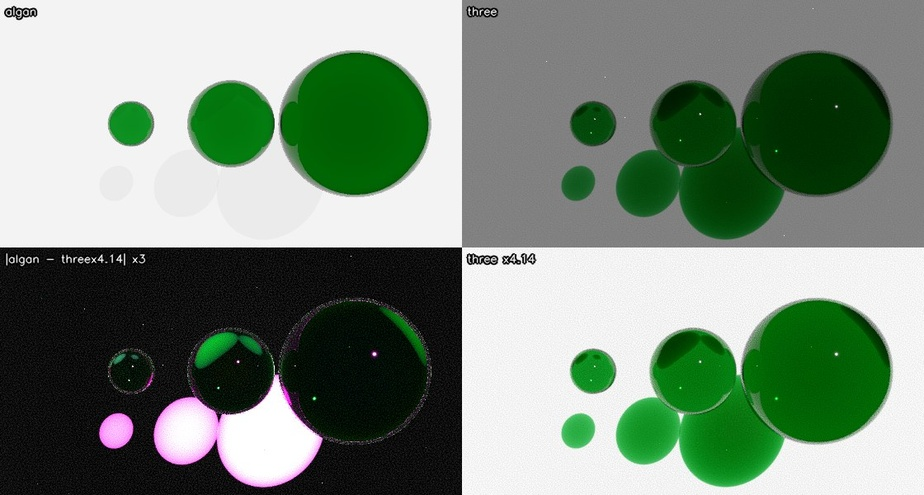
#> input picture benchmarks/renderer_audit/out/calib_absorption.compare.jpg, 924 x 495 px, shrunk from 1120 x 600 before the run, given in place of calib_glass.algan.png, which was not available
$ python metrics.py
#> lines starting #> are read from the running program, lines starting #| are printed output that depends on the picture; after the words box and inside, x2 and y2 are one past the last pixel; in counts of white or black regions, pixels touching at a corner belong together; pictures that were not available may be replaced by others from this repository, and a replacement may not be noted
"""Unit-free transport measurements on the calibration renders.

Every absolute brightness comparison between the two back ends is contaminated
by their different light-unit and colour-space conventions (see REPORT.md), so
the useful measurements are **ratios taken within one image**: what fraction of
a surface's brightness survives a reflection, or a trip through glass. Those
ratios cancel the units, so a difference between the back ends is a difference
in transport.

    <venv-python> benchmarks/renderer_audit/metrics.py
"""

from __future__ import annotations

import json
from pathlib import Path

import cv2
import numpy as np

OUT = Path(__file__).resolve().parent / "out"


def srgb_to_linear(u8):
    c = np.asarray(u8, dtype=np.float64) / 255.0
    return np.where(c <= 0.04045, c / 12.92, ((c + 0.055) / 1.055) ** 2.4)


def load_lin(name):
    im = cv2.imread(str(OUT / name), cv2.IMREAD_UNCHANGED)
    if im is None:
        return None
    return srgb_to_linear(im[:, :, :3][:, :, ::-1])


def disc_mask(shape, cx, cy, r0, r1):
    h, w = shape[:2]
    ys, xs = np.mgrid[0:h, 0:w]
    d = np.hypot(xs - cx, ys - cy)
    return (d >= r0) & (d < r1)


def glass_transmission(name):
    """calib_glass: mean linear RGB of the backdrop seen through the sphere,
    over the same seen directly. A clear ior-1.5 ball should pass most of the
    light that reaches it -- Fresnel takes ~4% at normal incidence, rising at
    the rim, and the rim also loses light to total internal reflection.
    """
    lin = load_lin(name)
    if lin is None:
        return None
    h, w = lin.shape[:2]
    cx, cy = w / 2.0, h / 2.0
    # The sphere (r = 1.4 at z = +1, camera at z = 7, 40 deg vertical fov)
    # subtends an apparent radius of 0.33 * frame height. Sample well inside
    # that, and take the direct backdrop from an annulus safely outside it --
    # still on the blocks, whose corners reach 0.43 * h. The two regions must
    # not overlap: sampling "direct" pixels that are actually seen through the
    # glass makes the ratio track itself and hides whatever changed.
    inside = disc_mask(lin.shape, cx, cy, 0, 0.28 * h)
    direct = disc_mask(lin.shape, cx, cy, 0.36 * h, 0.41 * h)
    lit = lin.max(axis=2) > 0.01
    through = lin[inside & lit].mean() if (inside & lit).any() else 0.0
    straight = lin[direct & lit].mean() if (direct & lit).any() else 0.0
    return {
        "through_glass_mean_linear": round(float(through), 5),
        "direct_backdrop_mean_linear": round(float(straight), 5),
        "transmission_efficiency": round(float(through / max(straight, 1e-9)), 4),
    }


def mirror_reflection(name):
    """calib_mirror: the floor's own linear brightness, and the brightness of
    the floor's reflection in the lower half of each metal ball. The ratio is
    the reflection efficiency; for a metal it should be close to the metal's
    albedo (0.95 grey, 1.0/0.77/0.34 gold), reduced only by Fresnel's grazing
    behaviour and by roughness scattering light elsewhere.
    """
    lin = load_lin(name)
    if lin is None:
        return None
    h, w = lin.shape[:2]
    out = {}
    floor = lin[int(0.88 * h) : int(0.96 * h), int(0.40 * w) : int(0.60 * w)]
    out["floor_mean_linear"] = round(float(floor.mean()), 5)
    # Ball centres measured from the scene: r=1.2 at (-1.5,-0.2,0.6) and
    # (1.5,-0.2,0.6), camera (0,1.4,8) fov 40 -> roughly these image points.
    for label, fx in (("mirror", 0.34), ("gold_rough", 0.66)):
        cx, cy = fx * w, 0.60 * h
        patch = lin[
            int(cy + 0.03 * h) : int(cy + 0.09 * h),
            int(cx - 0.04 * w) : int(cx + 0.04 * w),
        ]
        out[f"{label}_lower_half_mean_linear"] = round(float(patch.mean()), 5)
        out[f"{label}_reflection_efficiency"] = round(
            float(patch.mean() / max(floor.mean(), 1e-9)), 4
        )
        # Spread of the reflected image: a mirror shows a sharp horizon (high
        # variance across the ball), a rough metal a blurred one (low variance).
        ball = lin[
            int(0.44 * h) : int(0.76 * h), int(cx - 0.09 * w) : int(cx + 0.09 * w)
        ]
        g = ball.mean(axis=2)
        out[f"{label}_ball_contrast"] = round(float(g.std() / max(g.mean(), 1e-9)), 4)
    return out


def main():
    report = {}
    for scene, fn in (
        ("calib_glass", glass_transmission),
        ("calib_mirror", mirror_reflection),
    ):
        report[scene] = {}
        for suffix in ("algan", "algan_glossy", "three_pathtrace", "three_raster"):
            res = fn(f"{scene}.{suffix}.png")
            if res is not None:
                report[scene][suffix] = res
#> this loop made 2 passes
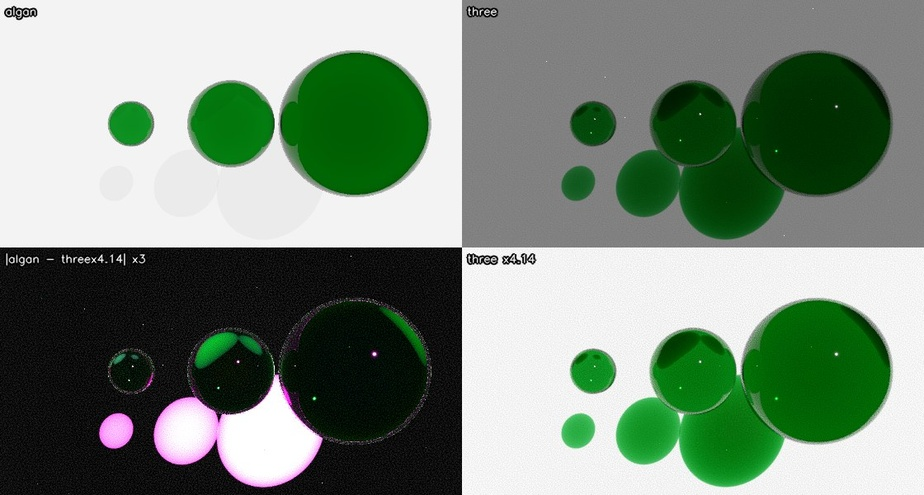
#> input picture benchmarks/renderer_audit/out/calib_absorption.compare.jpg, 924 x 495 px, shrunk from 1120 x 600 before the run, given in place of calib_glass.algan.png, which was not available
#> pass 1, in glass_transmission, `lin = load_lin(name)`:
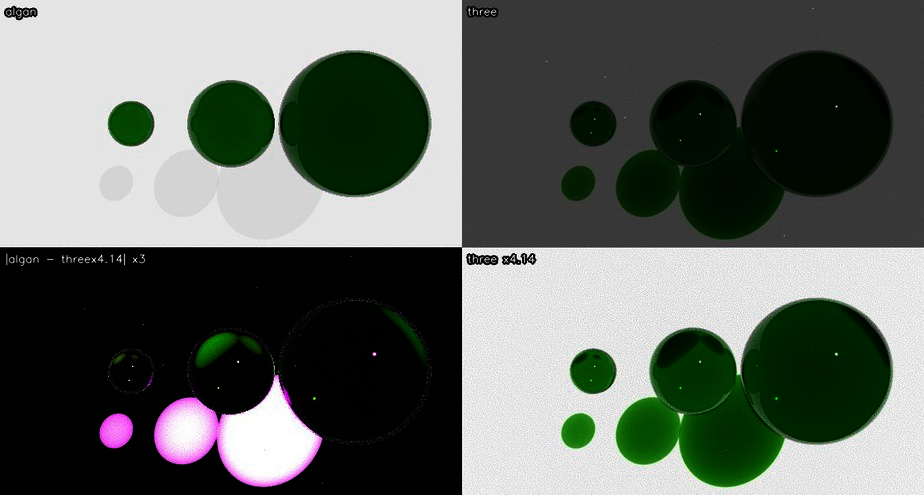
#> lin: shape (495, 924, 3) float64; mean of channels 0, 1, 2 0.391, 0.414, 0.391; drawn as B, G, R
#> pass 1, in glass_transmission, `lit = lin.max(axis=2) > 0.01`:
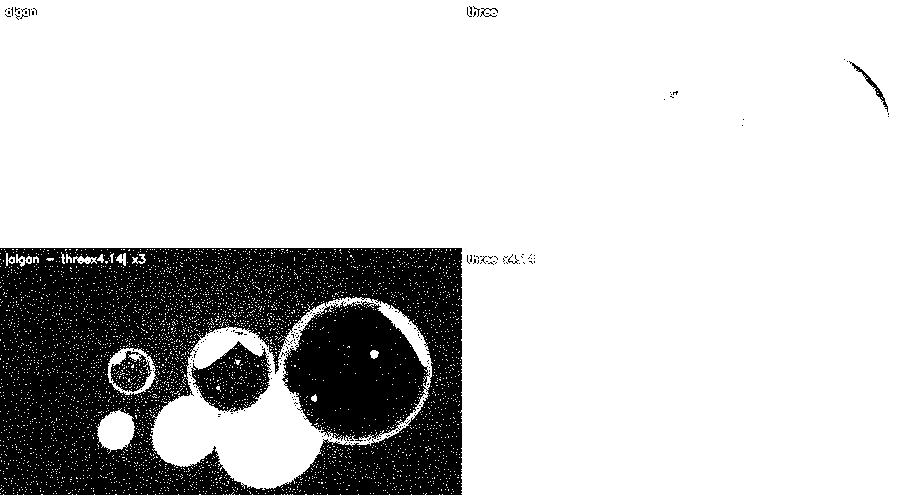
#> lit: shape (495, 924) bool; 80.3% white; 217 black regions (211 under 20 px), largest, box (x1, y1, x2, y2) and area: (0, 248, 462, 495) 85164, (191, 341, 272, 412) 3249, (110, 351, 152, 392) 916, (849, 61, 888, 112) 207, (480, 8, 498, 17) 48, (508, 254, 519, 264) 29
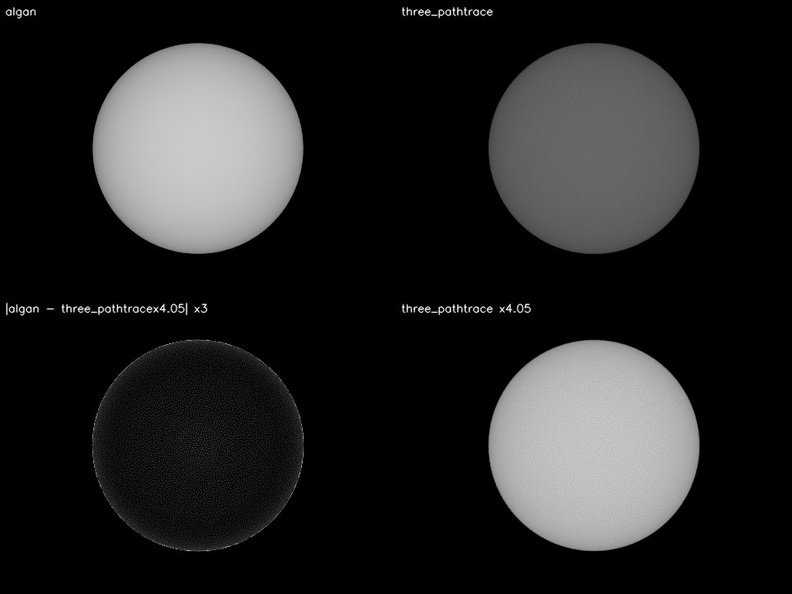
#> input picture benchmarks/renderer_audit/out/calib_diffuse.compare.jpg, 792 x 594 px, shrunk from 960 x 720 before the run, given in place of calib_glass.algan_glossy.png, which was not available
    print(json.dumps(report, indent=2))
    (OUT / "metrics.json").write_text(json.dumps(report, indent=2))


if __name__ == "__main__":
    main()
